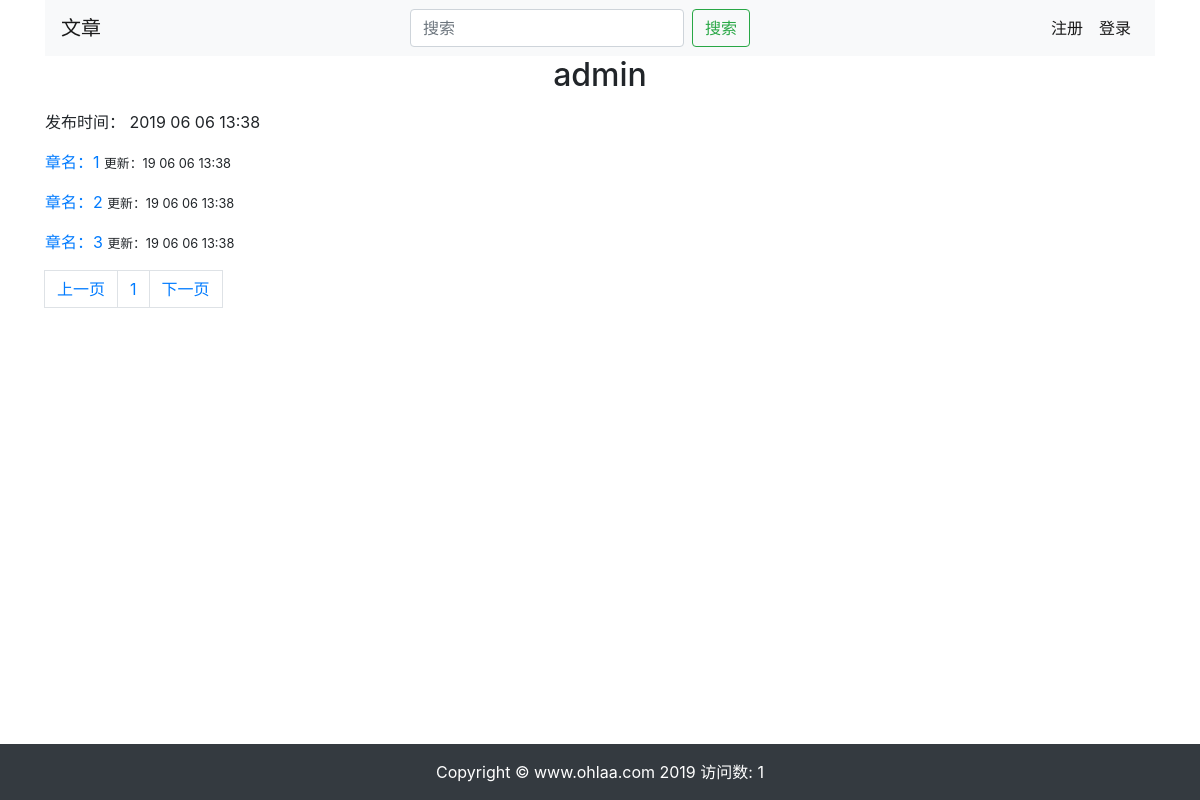
Page /article/1/ on the earlier database version.
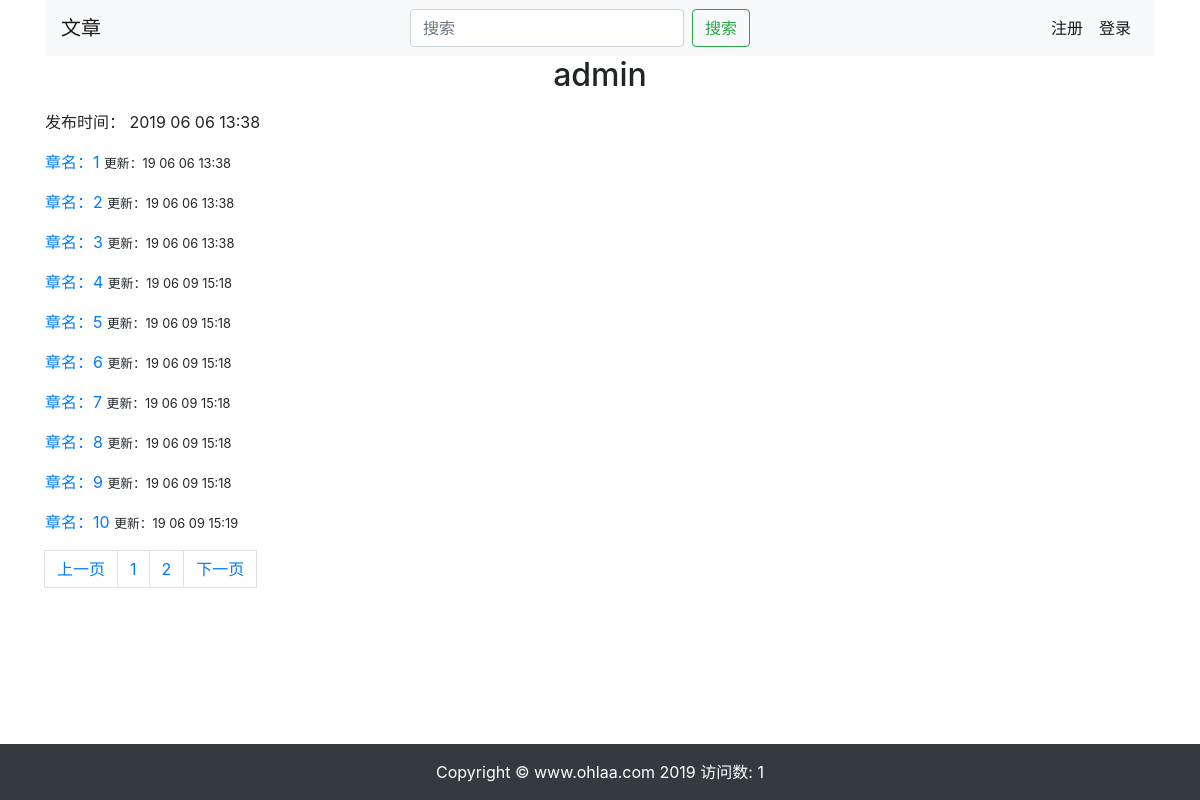
Same page on the later database version.
### learning_logs/models.py (models this page shows)
class Article(models.Model):
	art_name=models.CharField('标题',max_length=200)
	art_add_date=models.DateTimeField(auto_now_add=True)
	art_author=models.CharField('作者',max_length=10,default="")
	user_owner=models.ForeignKey(User,on_delete=models.CASCADE)
	art_type=models.CharField('类型',max_length=200)
	art_status=models.CharField('状态',max_length=200,default="")
	art_introduction=models.CharField('简介',max_length=200,default="")
	art_name_used=models.CharField('曾用名',max_length=200,default="")
	def __str__(self):
		if len(self.art_name)>=20:
			art_name_limit=self.art_name[:20]+'...'
		else:
			art_name_limit=self.art_name
		return art_name_limit

class ArtChapter(models.Model):
	chapter_name=models.CharField('章名',max_length=200)
	chapter_content=models.TextField('文章内容')
	article=models.ForeignKey(Article,verbose_name="文章",on_delete=models.CASCADE,null=True)
	chapter_add_date=models.DateTimeField(auto_now=True)
	class Meta:
		ordering=['chapter_add_date']

### learning_logs/views.py (the view)
# urls.py: re_path(r'^article/(?P<article_id>\d+)/$', views.article,name='article'),
def article(request,article_id):
	article=Article.objects.get(id=article_id)
	artchapters=article.artchapter_set.all()
	paginator=Paginator(artchapters,10)
	current_page=int(request.GET.get('page',1))
	if paginator.num_pages >7 :
		if current_page-3 < 1:
			page_ran=range(1,8)
		elif current_page +3 >paginator.num_pages:
			page_ran=range(paginator.num_pages-6,paginator.num_pages+1)
		else:
			page_ran=range(current_page-3,current_page+4)
		page_range=page_ran
	else:
		page_range=paginator.page_range
	current_page_chapter=paginator.page(current_page)
	context = {'article':article,'current_page_chapter':current_page_chapter,'page_range':page_range}
	return render(request,'learning_logs/article.html',context)

### learning_logs/templates/learning_logs/article.html (shortened to what this page needs)
{% extends 'learning_logs/base.html' %}
{% block header %}
<h2 class="text-center">{{ article }}</h2>
{% endblock header %}
{% block content %}
<div class="panel panel-default">
	<div class="panel-body">
		<p>发布时间：
			{{ article.art_add_date|date:'Y m d H:i' }}
		</p>
	</div>
	{% for i in current_page_chapter %}
		<p>
		<a href="{% url 'learning_logs:look_chapter' i.id %}">
			章名：{{i.chapter_name}}
		</a><small> 更新：{{i.chapter_add_date|date:'y m d H:i'}}</small>
		</p>
	{% endfor %}
</div>
	<nav aria-label="Page navigation example">
		<ul class="pagination">
			{% if current_page_chapter.has_previous %}
			<li class="page-item"><a class="page-link" href="?current_page_chapter.previous_page_number" aria-label="Previous"><span aria-hidden="true">上一页</span></a></li>
			{% else %}
			<li class="disabled"><a class="page-link" href="" aria-label="Next"><span aria-hidden="true">上一页</span></a></li>
			{% endif %}
			{% for page in page_range %}
			<li class="page-item"><a class="page-link" href="?page={{page}}">{{page}}</a></li>
			{% endfor %}
			{% if current_page_chapter.has_next%}
			<li><a class="page-link" href="?page={{current_page_chapter.next_page_number}}" aria-label="Next"><span aria-hidden="true">下一页</span></a></li>
			{% else %}
			<li class="disabled"><a class="page-link"  href="" aria-label="Next"><span aria-hidden="true">下一页</span></a></li>
			{% endif %}
		</ul>
	</nav>
{% endblock content %}

### learning_logs/templates/learning_logs/base.html (shortened to what this page needs)
{% load staticfiles %}
<!DOCTYPE html>
<html lang="zh-cn">
	<head>
		<link rel="stylesheet" href="{% static 'bootstrap/css/bootstrap.min.css' %}">
	</head>
	<body>
	    {% include 'header.html' %}
		<div class="container">
			<div class="page-header">
				{% block header %}{% endblock header %}
			</div>
			<div>
				{% block content %}{% endblock content %}
			</div>
		</div>
    	{% include 'footer.html' %}
	</body>
</html>

### learning_logs/templates/header.html (shortened to what this page needs)
<div class="container">
  <nav class="navbar navbar-expand-lg navbar-light bg-light ">
    <a class="navbar-brand" href="{% url 'learning_logs:index' %}">文章</a>
    <div class="collapse navbar-collapse" id="navbarSupportedContent">
      <ul class="navbar-nav mr-auto">
        <form class="form-inline mr-auto my-2 my-lg-0" method="get" action="{% url 'learning_logs:search' %}">
          <input class="form-control mr-sm-2" type="search" placeholder="搜索" aria-label="Search" name="search_name" required>
          <button class="btn btn-outline-success my-2 my-sm-0" type="submit">搜索</button>
        </form>
      </ul>
      <ul class="navbar-nav mr-right">
        {% if user.is_authenticated %}
          <li class="nav-item">
            <a class="nav-link active" >您好, {{ user.username }}.</a>
          </li>
          <li class="nav-item">
            <a class="nav-link active" href="{% url 'users:logout' %}">退出</a>
          </li>
        {% else %}
          <li class="nav-item">
            <a class="nav-link active" href="{% url 'users:register' %}">注册</a>
          </li>
          <li class="nav-item">
            <a class="nav-link active" href="{% url 'users:login' %}">登录</a>
          </li>
        {% endif %}
      </ul>
    </div>
  </nav>
</div>

### learning_logs/templates/footer.html (shortened to what this page needs)
{% load staticfiles %}
<div>
    <br><br><br>
</div>
<footer class="py-3 bg-dark fixed-bottom">
    <div class="container">
        <p class="m-0 text-center text-white">Copyright &copy; www.ohlaa.com 2019
        </p>
    </div>
</footer>

Differences in the rows shown:
added ArtChapter: chapter_name "4", chapter_add_date "19 06 09 15:18"
added ArtChapter: chapter_name "5", chapter_add_date "19 06 09 15:18"
added ArtChapter: chapter_name "6", chapter_add_date "19 06 09 15:18"
added ArtChapter: chapter_name "7", chapter_add_date "19 06 09 15:18"
added ArtChapter: chapter_name "8", chapter_add_date "19 06 09 15:18"
added ArtChapter: chapter_name "9", chapter_add_date "19 06 09 15:18"
added ArtChapter: chapter_name "10", chapter_add_date "19 06 09 15:19"
Other differences:
new list line: "2"
